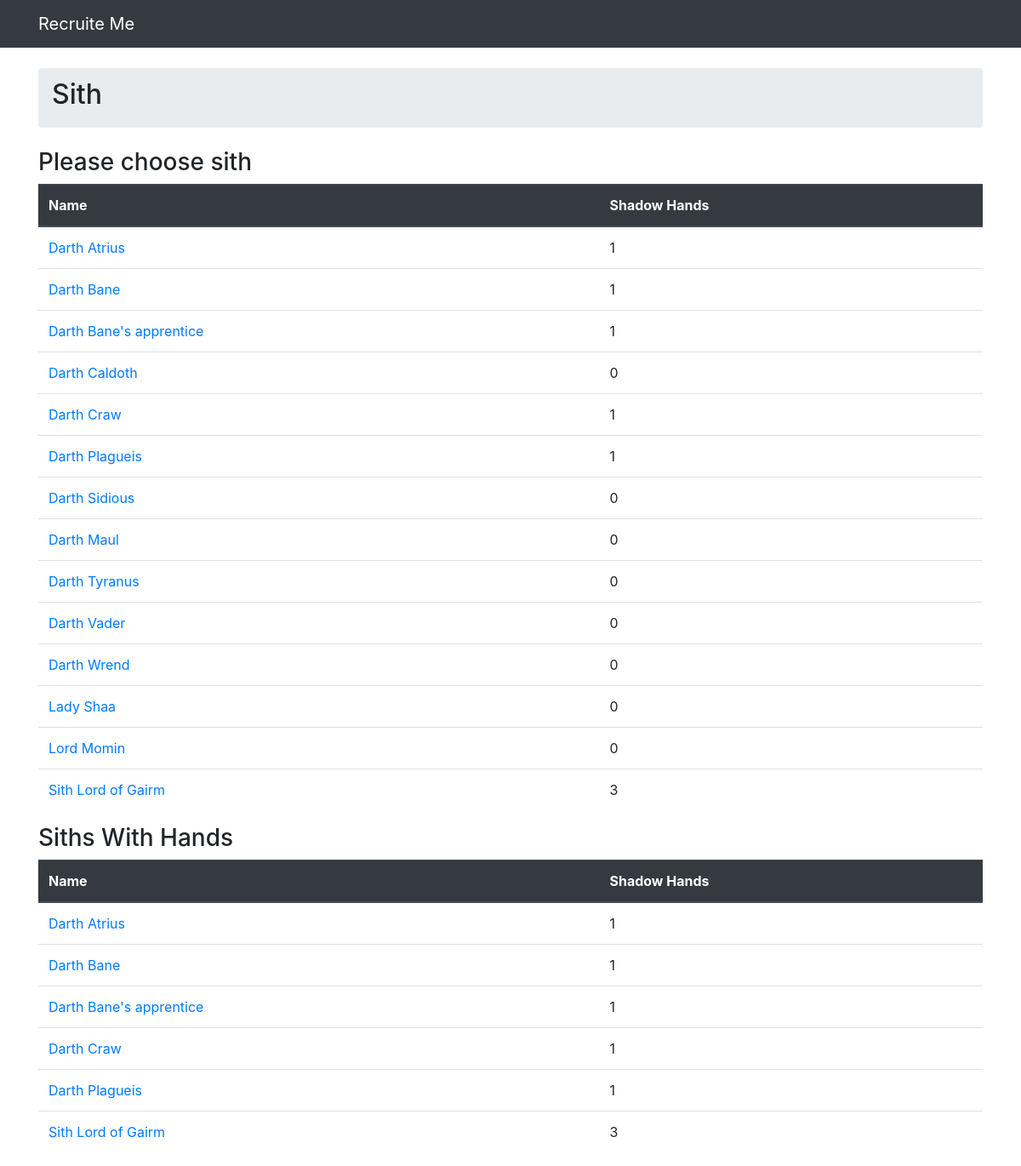
Screenshot of /sith/ with the database file from the repository.
### recruit/models.py (models this page shows, shortened)
class Sith(models.Model):
    name = models.CharField(max_length=30)
    planet = models.ForeignKey(Planet, on_delete=models.CASCADE, related_name='siths')
    shadowhand = models.ManyToManyField(PassedTest, related_name='siths')

### recruit/views.py (the view)
# urls.py: path('sith/', views.choose_sith, name='chose_sith'),
def choose_sith(request):
    siths = Sith.objects.all()
    return render(request, 'sith.html', {'siths': siths})

### templates/sith.html
{% extends 'base.html' %}
{% block breadcrumb %}
    <h2>Sith</h2>
{%  endblock %}
{% block content %}
    <h3>Please choose sith</h3>
     <table class="table">
     <thead class="thead-dark">
            <tr>
                <th>Name</th>
                <th>Shadow Hands</th>
            </tr>
        </thead>
     <tbody>
    {% for sith in siths %}
        <tr>
            <td class="align-middle">
                <a href="{% url 'choose_recruit' sith.pk %}">{{ sith.name }}</a>
            </td>
            <td>{{ sith.shadowhand.all.count }}</td>
        </tr>
    {% endfor %}
     </tbody>
     </table>
    <h3>Siths With Hands</h3>
    <table class="table">
     <thead class="thead-dark">
            <tr>
                <th>Name</th>
                <th>Shadow Hands</th>
            </tr>
        </thead>
     <tbody>
    {% for sith in siths %}
        {% if sith.shadowhand.all.count > 0 %}
        <tr>
            <td class="align-middle">
                <a href="{% url 'choose_recruit' sith.pk %}">{{ sith.name }}</a>
            </td>
            <td>{{ sith.shadowhand.all.count }}</td>
        </tr>
        {% endif %}
    {% endfor %}
     </tbody>
     </table>
{% endblock %}

### rows the page displays
Sith: name "Darth Atrius", shadowhand.all.count "1"
Sith: name "Darth Bane", shadowhand.all.count "1"
Sith: name "Darth Bane's apprentice", shadowhand.all.count "1"
Sith: name "Darth Caldoth", shadowhand.all.count "0"
Sith: name "Darth Craw", shadowhand.all.count "1"
Sith: name "Darth Plagueis", shadowhand.all.count "1"
Sith: name "Darth Sidious", shadowhand.all.count "0"
Sith: name "Darth Maul", shadowhand.all.count "0"
Sith: name "Darth Tyranus", shadowhand.all.count "0"
Sith: name "Darth Vader", shadowhand.all.count "0"
Sith: name "Darth Wrend", shadowhand.all.count "0"
Sith: name "Lady Shaa", shadowhand.all.count "0"
Sith: name "Lord Momin", shadowhand.all.count "0"
Sith: name "Sith Lord of Gairm", shadowhand.all.count "3"
